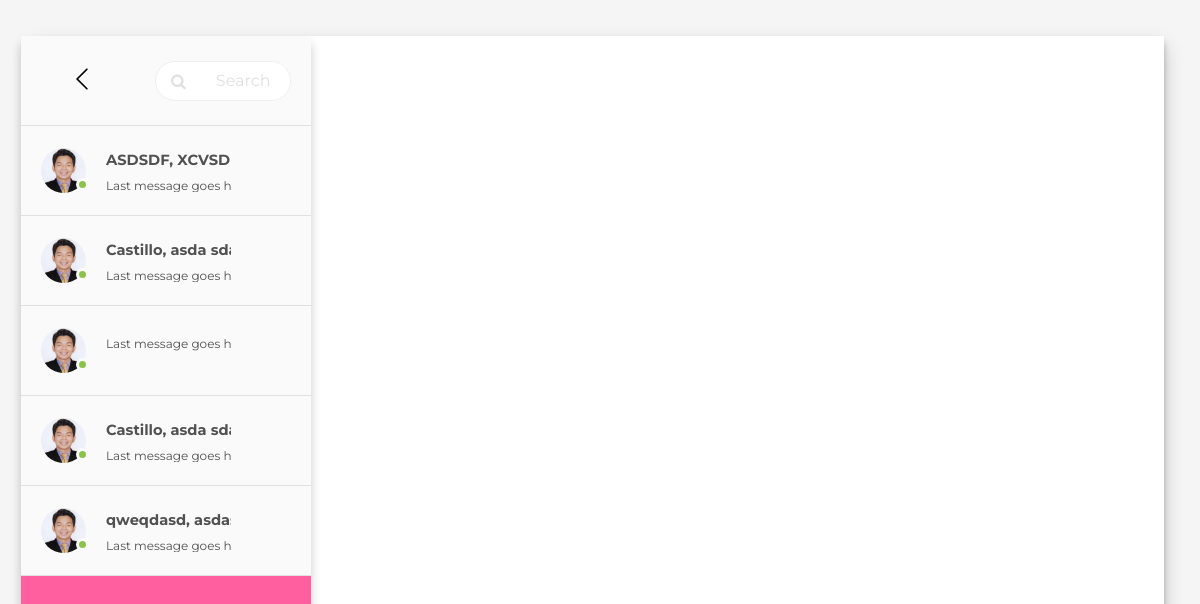
The page /pages/admin/chattingSystem.php (signed in) on the database its author committed.
### tables this page shows
CREATE TABLE `scholar` (
  `scholar_id` int(11) NOT NULL,
  `image` varchar(100) NOT NULL,
  `scholar_status` varchar(255) NOT NULL,
  `scholar_award_status` varchar(100) NOT NULL,
  `status_lastsem` varchar(100) NOT NULL,
  `user` varchar(255) NOT NULL,
  `password` varchar(255) NOT NULL,
  `applicant_id` int(10) NOT NULL,
  `full_name` varchar(255) NOT NULL,
  `last_name` varchar(255) NOT NULL,
  `first_name` varchar(255) NOT NULL,
  `middle_name` varchar(255) NOT NULL,
  `age` int(100) NOT NULL,
  `gender` varchar(100) NOT NULL,
  `voter` varchar(100) NOT NULL,
  `contact_num1` varchar(20) NOT NULL,
  `contact_num2` varchar(20) NOT NULL,
  `full_address` varchar(100) NOT NULL,
  `barangay` varchar(100) NOT NULL,
  `telegram` varchar(100) NOT NULL,
  `atm_number` varchar(255) NOT NULL,
  `facebook` varchar(100) NOT NULL,
  `email` varchar(100) NOT NULL,
  `course` varchar(100) NOT NULL,
  `years_course` int(100) NOT NULL,
  `current_yr` varchar(100) NOT NULL,
  `degree_or_non` varchar(100) NOT NULL,
  `school_name` varchar(100) NOT NULL,
  `school_address` varchar(100) NOT NULL,
  `renew_1stYr_1stSem` varchar(100) DEFAULT NULL,
  `renew_1stYr_2ndSem` varchar(100) DEFAULT NULL,
  `renew_2ndYr_1stSem` varchar(100) DEFAULT NULL,
  `renew_2ndYr_2ndSem` varchar(100) DEFAULT NULL,
  `renew_3rdYr_1stSem` varchar(100) DEFAULT NULL,
  `renew_3rdYr_2ndSem` varchar(100) DEFAULT NULL,
  `renew_4thYr_1stSem` varchar(100) DEFAULT NULL,
  `renew_4thYr_2ndSem` varchar(100) DEFAULT NULL,
  `renew_5thYr_1stSem` varchar(100) DEFAULT NULL,
  `renew_5thYr_2ndSem` varchar(100) DEFAULT NULL,
  `renew_6thYr_1stSem` varchar(100) DEFAULT NULL,
  `renew_6thYr_2ndSem` varchar(100) DEFAULT NULL,
  `c_service1st` int(100) DEFAULT NULL,
  `c_service2nd` int(100) DEFAULT NULL,
  `approve_date` date NOT NULL DEFAULT current_timestamp()
);

### pages/admin/chattingSystem.php (the view, shortened to what this page needs)
<!DOCTYPE html>
<html lang="en" >
<head>
<link href="https://cdn.jsdelivr.net/npm/bootstrap@5.3.0/dist/css/bootstrap.min.css" rel="stylesheet">
<link rel="stylesheet" href="https://cdn.jsdelivr.net/npm/bootstrap-icons@1.10.5/font/bootstrap-icons.css">
<link rel='stylesheet' href='https://cdnjs.cloudflare.com/ajax/libs/font-awesome/4.7.0/css/font-awesome.min.css'>
<link rel='stylesheet' href='https://cdnjs.cloudflare.com/ajax/libs/twitter-bootstrap/4.0.0-alpha.6/css/bootstrap.min.css'>
</head>
<body>
<body>
  <div class="container">
    <div class="row">
      <section class="discussions">
        <div class="discussion search">
        <div class='textAlign'>
          <p style="text-transform: capitalize;" class='bold mt-3'><a href='adminHome.php' class='mouse bi bi-chevron-left text-black float-start ms-5'></a></p>
        </div>
          <div class="searchbar">
            <i class="fa fa-search" aria-hidden="true"></i>
            <input type="text" placeholder="Search..."></input>
          </div>
        </div>
        <?php
            include '../include/selectDb.php';
            $query = "SELECT scholar_id, full_name FROM scholar";
            $result = mysqli_query($conn, $query);
            while ($scholar = mysqli_fetch_assoc($result)) {
              echo '<div class="discussion" data-scholar-id="' . $scholar['scholar_id'] . '">';
              echo '<div class="photo" style="background-image: url(\'/assets/image/1x1.jpg\');">';
              echo '<div class="online"></div>';
              echo '</div>';
              echo '<div class="desc-contact">';
              echo '<p class="name font-weight-bold">' . $scholar['full_name'] . '</p>';
              echo '<p class="message">Last message goes here</p>';
              echo '</div>';
              echo '</div>';
          }
            ?>
      </section>
    </div>
  </div>
</body>
</body>
</html>

### pages/admin/chattingSystem.php (style rules this page uses)
* { box-sizing: border-box; margin: 0; padding: 0; font-family: "Poppins", sans-serif; }
body { padding: 3%; background-color: #F5F5F5; }
.container { padding: 0; background-color: #FFF; box-shadow: 0 10px 20px rgba(0,0,0,0.19), 0 6px 6px rgba(0,0,0,0.23); height: 850px; width: 100%; }
.textAlign { display: flex; font-size: 26px; margin-bottom: 5px; }
.discussions { width: 25%; height: 850px; box-shadow: 0px 8px 10px rgba(0,0,0,0.20); overflow: hidden; background-color: #FF5F9E; display: inline-block; padding: 0; }
.discussions .discussion { width: 100%; height: 90px; background-color: #FAFAFA; border-bottom: solid 1px #E0E0E0; display:flex; align-items: center; cursor: pointer; }
.discussions .search { display:flex; align-items: center; justify-content: center; color: #E0E0E0; }
.discussions .search .searchbar { height: 40px; background-color: #FFF; width: 80%; padding-left: 15px; border-radius: 50px; margin-right: 20px; border: 1px solid #EEEEEE; display:flex; align-items: center; cursor: pointer; }
.discussions .search .searchbar input { margin-left: 10px; border-radius: 50px; height:38px; padding: 0 20px; width: 100%; display:flex; border:none; font-family: 'Montserrat', sans-serif;; }
.discussions .discussion .photo { margin-left:20px; display: block; width: 45px; height: 45px; background: #E6E7ED; -moz-border-radius: 50px; -webkit-border-radius: 50px; background-position: center; background-size: cover; background-repeat: no-repeat; }
.online { position: relative; top: 30px; left: 35px; width: 13px; height: 13px; background-color: #8BC34A; border-radius: 13px; border: 3px solid #FAFAFA; }
.desc-contact { height: 43px; width: 50%; white-space: nowrap; overflow: hidden; text-overflow: ellipsis; }
.discussions .discussion .name { margin: 0 0 0 20px; font-family:'Montserrat', sans-serif; font-size: 11pt; color:#515151; }
.discussions .discussion .message { margin: 6px 0 0 20px; font-family:'Montserrat', sans-serif; font-size: 9pt; color:#515151; }
.mouse { margin-right: 60px; margin-top: 5px; }
.discussions { max-height: 1000px; overflow-y: auto; }

### rows shown on the page
scholar: full_name "ASDSDF, XCV…"
scholar: full_name "Castillo, asda…"
scholar: full_name "Castillo, asda…"
scholar: full_name "qweqdasd, as…"
